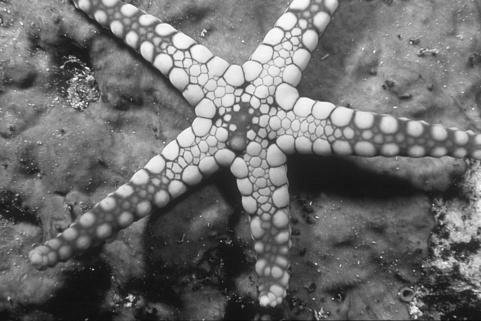
#> input picture starfish.jpg, 481 x 321 px, found by its file name
$ python hist_eq.py
#> lines starting #> are read from the running program, lines starting #| are printed output that depends on the picture
from __future__ import division
import cv2, scipy, numpy, math
from matplotlib import pyplot
from PIL import Image
from pylab import *
from collections import Counter, OrderedDict

im = cv2.imread("/Users/virajj/Downloads/starfish.jpg", 0)
#> im is the input picture: shape (321, 481); min 2, max 255, mean 109
res = numpy.empty(im.shape, dtype=uint8)
hist,bins = numpy.histogram(im.flatten(),256,[0,256])
#> hist = 256 values, max 1314 at index 24, min 0 at index 0, mean 603.1; bins = 257 values from 0 to 256
cdf = hist.cumsum()
#> cdf = 256 values from 0 to 154401
im_size = im.shape[0]*im.shape[1]
#> im_size = 154401

for i in range(im.shape[0]):
    for j in range(im.shape[1]):
        res[i][j] = (max(cdf[im[i][j]], 1) - 1)*255/im_size
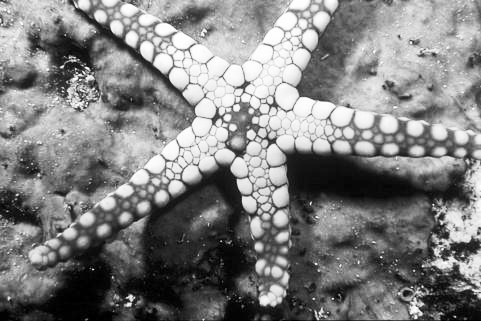
#> res: shape (321, 481); min 0, max 254, mean 127.7

cv2.imshow("Original Image", im)
cv2.waitKey(0)
cv2.imshow("Resulting Image", res)
cv2.waitKey(0)
cv2.destroyAllWindows()
pyplot.hist(im.ravel(), 256, [0, 256])
pyplot.show()
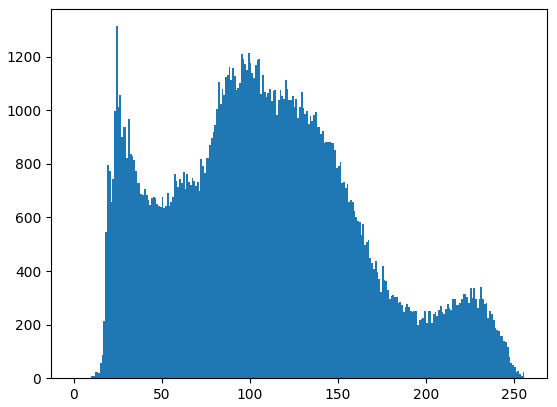
#> figure drawn by matplotlib, 1 panel; tallest bar 1314 high, from x = 24 to 25
pyplot.hist(res.ravel(), 256, [0, 256])
pyplot.show()
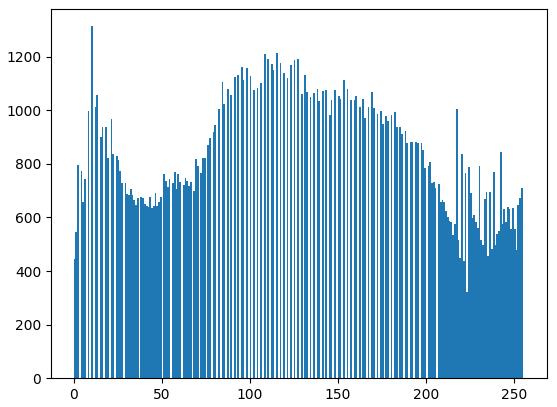
#> figure drawn by matplotlib, 1 panel; tallest bar 1314 high, from x = 10 to 11

$ run again, with horse.jpg copied over starfish.jpg
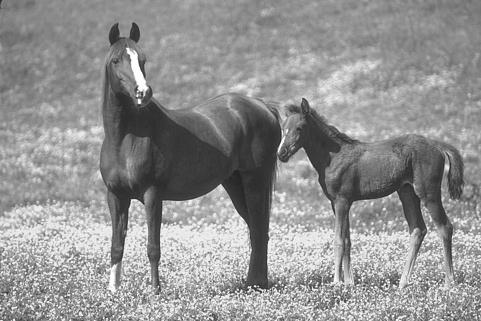
#> input picture horse.jpg, 481 x 321 px, found by its file name
#> im is the input picture: shape (321, 481); min 28, max 255, mean 145.7
#> hist = 256 values, max 2200 at index 148, min 0 at index 0, mean 603.1; bins = 257 values from 0 to 256
#> cdf = 256 values from 0 to 154401
#> after the loop `for i in range(im.shape[0]):`:
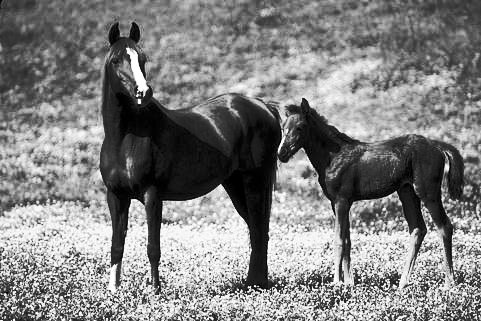
#> res: shape (321, 481); min 0, max 254, mean 127.9
#> `pyplot.show()`:
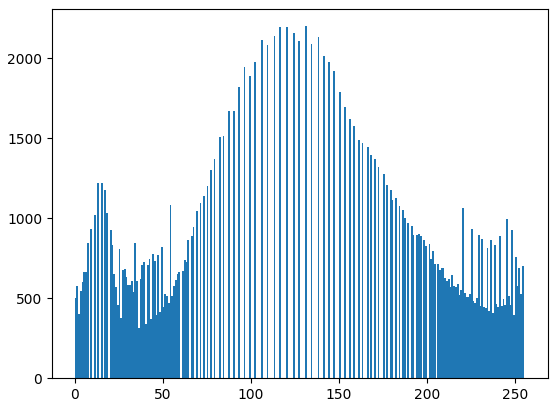
#> figure drawn by matplotlib, 1 panel; tallest bar 2200 high, from x = 131 to 132
